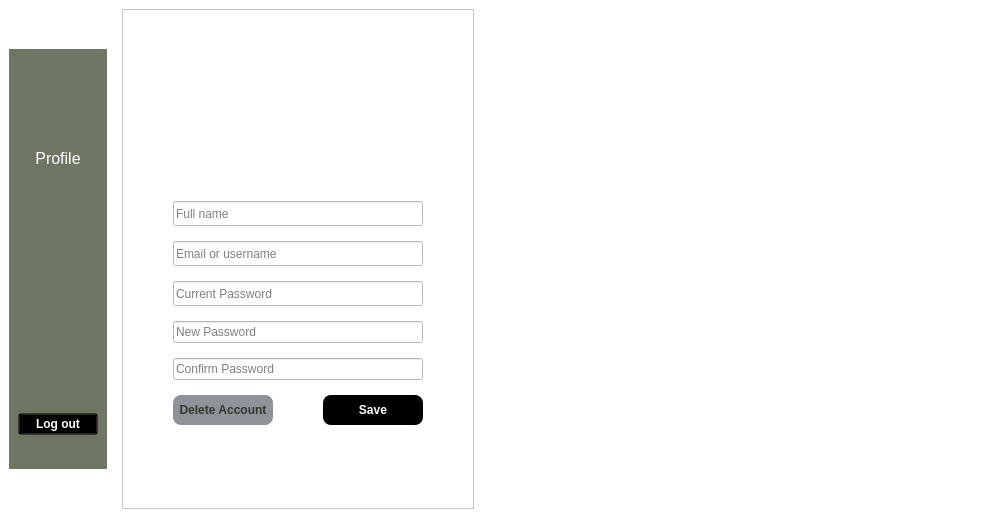
             <widget class="QWidget" name="profile_page">
              <layout class="QHBoxLayout" name="horizontalLayout_2">
               <property name="spacing">
                <number>15</number>
               </property>
               <property name="leftMargin">
                <number>0</number>
               </property>
               <property name="topMargin">
                <number>0</number>
               </property>
               <property name="rightMargin">
                <number>0</number>
               </property>
               <property name="bottomMargin">
                <number>0</number>
               </property>
               <item>
                <widget class="QWidget" name="widget_9" native="true">
                 <property name="styleSheet">
                  <string notr="true">background-color:white</string>
                 </property>
                 <layout class="QHBoxLayout" name="horizontalLayout_5">
                  <property name="spacing">
                   <number>15</number>
                  </property>
                  <item>
                   <layout class="QVBoxLayout" name="verticalLayout_43">
                    <item>
                     <spacer name="verticalSpacer_7">
                      <property name="orientation">
                       <enum>Qt::Vertical</enum>
                      </property>
                      <property name="sizeType">
                       <enum>QSizePolicy::Minimum</enum>
                      </property>
                      <property name="sizeHint" stdset="0">
                       <size>
                        <width>20</width>
                        <height>40</height>
                       </size>
                      </property>
                     </spacer>
                    </item>
                    <item>
                     <widget class="QWidget" name="profile_panel" native="true">
                      <property name="maximumSize">
                       <size>
                        <width>150</width>
                        <height>16777215</height>
                       </size>
                      </property>
                      <property name="styleSheet">
                       <string notr="true">background-color:#6F7664</string>
                      </property>
                      <layout class="QVBoxLayout" name="verticalLayout_44">
                       <item>
                        <layout class="QVBoxLayout" name="verticalLayout_45">
                         <property name="topMargin">
                          <number>25</number>
                         </property>
                         <property name="bottomMargin">
                          <number>25</number>
                         </property>
                         <item>
                          <layout class="QHBoxLayout" name="horizontalLayout_23">
                           <item>
                            <widget class="QLabel" name="profilesidebar_photo_label">
                             <property name="sizePolicy">
                              <sizepolicy hsizetype="Fixed" vsizetype="Fixed">
                               <horstretch>0</horstretch>
                               <verstretch>0</verstretch>
                              </sizepolicy>
                             </property>
                             <property name="minimumSize">
                              <size>
                               <width>60</width>
                               <height>60</height>
                              </size>
                             </property>
                             <property name="maximumSize">
                              <size>
                               <width>60</width>
                               <height>60</height>
                              </size>
                             </property>
                             <property name="styleSheet">
                              <string notr="true"/>
                             </property>
                             <property name="text">
                              <string/>
                             </property>
                             <property name="pixmap">
                              <pixmap>../image/profile_panel_icon.png</pixmap>
                             </property>
                             <property name="scaledContents">
                              <bool>true</bool>
                             </property>
                             <property name="alignment">
                              <set>Qt::AlignCenter</set>
                             </property>
                            </widget>
                           </item>
                          </layout>
                         </item>
                         <item>
                          <widget class="QLabel" name="profilesidebar_label">
                           <property name="minimumSize">
                            <size>
                             <width>0</width>
                             <height>0</height>
                            </size>
                           </property>
                           <property name="maximumSize">
                            <size>
                             <width>16777215</width>
                             <height>30</height>
                            </size>
                           </property>
                           <property name="font">
                            <font>
                             <pointsize>12</pointsize>
                            </font>
                           </property>
                           <property name="styleSheet">
                            <string notr="true">color:white</string>
                           </property>
                           <property name="text">
                            <string>Profile</string>
                           </property>
                           <property name="alignment">
                            <set>Qt::AlignCenter</set>
                           </property>
                          </widget>
                         </item>
                         <item>
                          <spacer name="verticalSpacer_8">
                           <property name="orientation">
                            <enum>Qt::Vertical</enum>
                           </property>
                           <property name="sizeHint" stdset="0">
                            <size>
                             <width>20</width>
                             <height>40</height>
                            </size>
                           </property>
                          </spacer>
                         </item>
                         <item>
                          <widget class="QPushButton" name="profile_logout_button">
                           <property name="font">
                            <font>
                             <weight>75</weight>
                             <bold>true</bold>
                            </font>
                           </property>
                           <property name="cursor">
                            <cursorShape>PointingHandCursor</cursorShape>
                           </property>
                           <property name="styleSheet">
                            <string notr="true">background:transparent;color:white</string>
                           </property>
                           <property name="text">
                            <string>Log out</string>
                           </property>
                           <property name="icon">
                            <iconset>
                             <normaloff>C:/Users/USER/.designer/image/profile_logout.png</normaloff>C:/Users/USER/.designer/image/profile_logout.png</iconset>
                           </property>
                          </widget>
                         </item>
                        </layout>
                       </item>
                      </layout>
                     </widget>
                    </item>
                    <item>
                     <spacer name="verticalSpacer_9">
                      <property name="orientation">
                       <enum>Qt::Vertical</enum>
                      </property>
                      <property name="sizeType">
                       <enum>QSizePolicy::Minimum</enum>
                      </property>
                      <property name="sizeHint" stdset="0">
                       <size>
                        <width>20</width>
                        <height>40</height>
                       </size>
                      </property>
                     </spacer>
                    </item>
                   </layout>
                  </item>
                  <item>
                   <widget class="QFrame" name="frame_5">
                    <property name="frameShape">
                     <enum>QFrame::StyledPanel</enum>
                    </property>
                    <property name="frameShadow">
                     <enum>QFrame::Raised</enum>
                    </property>
                    <layout class="QVBoxLayout" name="verticalLayout_28">
                     <property name="spacing">
                      <number>0</number>
                     </property>
                     <property name="sizeConstraint">
                      <enum>QLayout::SetMinimumSize</enum>
                     </property>
                     <property name="leftMargin">
                      <number>0</number>
                     </property>
                     <property name="topMargin">
                      <number>0</number>
                     </property>
                     <property name="rightMargin">
                      <number>0</number>
                     </property>
                     <property name="bottomMargin">
                      <number>0</number>
                     </property>
                     <item alignment="Qt::AlignHCenter">
                      <widget class="QLabel" name="profile_photo_label">
                       <property name="sizePolicy">
                        <sizepolicy hsizetype="Fixed" vsizetype="Fixed">
                         <horstretch>0</horstretch>
                         <verstretch>0</verstretch>
                        </sizepolicy>
                       </property>
                       <property name="minimumSize">
                        <size>
                         <width>90</width>
                         <height>90</height>
                        </size>
                       </property>
                       <property name="maximumSize">
                        <size>
                         <width>90</width>
                         <height>90</height>
                        </size>
                       </property>
                       <property name="styleSheet">
                        <string notr="true"/>
                       </property>
                       <property name="text">
                        <string/>
                       </property>
                       <property name="pixmap">
                        <pixmap>../image/profile_icon.png</pixmap>
                       </property>
                       <property name="scaledContents">
                        <bool>true</bool>
                       </property>
                       <property name="alignment">
                        <set>Qt::AlignCenter</set>
                       </property>
                      </widget>
                     </item>
                     <item>
                      <layout class="QVBoxLayout" name="verticalLayout_29">
                       <property name="sizeConstraint">
                        <enum>QLayout::SetMinimumSize</enum>
                       </property>
                       <property name="leftMargin">
                        <number>50</number>
                       </property>
                       <property name="topMargin">
                        <number>0</number>
                       </property>
                       <property name="rightMargin">
                        <number>50</number>
                       </property>
                       <property name="bottomMargin">
                        <number>0</number>
                       </property>
                       <item>
                        <layout class="QVBoxLayout" name="verticalLayout_42">
                         <property name="spacing">
                          <number>15</number>
                         </property>
                         <property name="sizeConstraint">
                          <enum>QLayout::SetMinimumSize</enum>
                         </property>
                         <property name="topMargin">
                          <number>15</number>
                         </property>
                         <property name="rightMargin">
                          <number>0</number>
                         </property>
                         <property name="bottomMargin">
                          <number>15</number>
                         </property>
                         <item>
                          <widget class="QLineEdit" name="profile_fullname_lineEdit">
                           <property name="sizePolicy">
                            <sizepolicy hsizetype="Preferred" vsizetype="Preferred">
                             <horstretch>0</horstretch>
                             <verstretch>0</verstretch>
                            </sizepolicy>
                           </property>
                           <property name="minimumSize">
                            <size>
                             <width>250</width>
                             <height>25</height>
                            </size>
                           </property>
                           <property name="maximumSize">
                            <size>
                             <width>16777215</width>
                             <height>25</height>
                            </size>
                           </property>
                           <property name="styleSheet">
                            <string notr="true"/>
                           </property>
                           <property name="text">
                            <string/>
                           </property>
                           <property name="placeholderText">
                            <string>Full name</string>
                           </property>
                          </widget>
                         </item>
                         <item>
                          <widget class="QLineEdit" name="profile_username_lineEdit">
                           <property name="minimumSize">
                            <size>
                             <width>250</width>
                             <height>25</height>
                            </size>
                           </property>
                           <property name="styleSheet">
                            <string notr="true"/>
                           </property>
                           <property name="placeholderText">
                            <string>Email or username</string>
                           </property>
                          </widget>
                         </item>
                         <item>
                          <widget class="QLineEdit" name="profile_currentpassword_lineEdit">
                           <property name="minimumSize">
                            <size>
                             <width>0</width>
                             <height>25</height>
                            </size>
                           </property>
                           <property name="styleSheet">
                            <string notr="true"/>
                           </property>
                           <property name="echoMode">
                            <enum>QLineEdit::PasswordEchoOnEdit</enum>
                           </property>
                           <property name="placeholderText">
                            <string>Current Password</string>
                           </property>
                          </widget>
                         </item>
                         <item>
                          <widget class="QLineEdit" name="profile_newpassword_lineEdit">
                           <property name="echoMode">
                            <enum>QLineEdit::PasswordEchoOnEdit</enum>
                           </property>
                           <property name="placeholderText">
                            <string>New Password</string>
                           </property>
                          </widget>
                         </item>
                         <item>
                          <widget class="QLineEdit" name="profile_confirmpassword_lineEdit">
                           <property name="echoMode">
                            <enum>QLineEdit::PasswordEchoOnEdit</enum>
                           </property>
                           <property name="placeholderText">
                            <string>Confirm Password</string>
                           </property>
                          </widget>
                         </item>
                        </layout>
                       </item>
                       <item>
                        <layout class="QHBoxLayout" name="horizontalLayout_21">
                         <property name="spacing">
                          <number>50</number>
                         </property>
                         <property name="sizeConstraint">
                          <enum>QLayout::SetMaximumSize</enum>
                         </property>
                         <property name="topMargin">
                          <number>0</number>
                         </property>
                         <property name="bottomMargin">
                          <number>40</number>
                         </property>
                         <item>
                          <widget class="QPushButton" name="profile_delete_button">
                           <property name="minimumSize">
                            <size>
                             <width>0</width>
                             <height>30</height>
                            </size>
                           </property>
                           <property name="maximumSize">
                            <size>
                             <width>230</width>
                             <height>30</height>
                            </size>
                           </property>
                           <property name="font">
                            <font>
                             <family>Nirmala UI</family>
                             <weight>75</weight>
                             <bold>true</bold>
                            </font>
                           </property>
                           <property name="cursor">
                            <cursorShape>PointingHandCursor</cursorShape>
                           </property>
                           <property name="styleSheet">
                            <string notr="true">  border-radius: 8px;
  background-color: #8E9299;
  color:#33372C;</string>
                           </property>
                           <property name="text">
                            <string>Delete Account</string>
                           </property>
                          </widget>
                         </item>
                         <item>
                          <widget class="QPushButton" name="profile_save_button">
                           <property name="minimumSize">
                            <size>
                             <width>0</width>
                             <height>30</height>
                            </size>
                           </property>
                           <property name="maximumSize">
                            <size>
                             <width>230</width>
                             <height>30</height>
                            </size>
                           </property>
                           <property name="font">
                            <font>
                             <family>Nirmala UI</family>
                             <weight>75</weight>
                             <bold>true</bold>
                            </font>
                           </property>
                           <property name="cursor">
                            <cursorShape>PointingHandCursor</cursorShape>
                           </property>
                           <property name="styleSheet">
                            <string notr="true">  border-radius: 8px;
  background-color: black;
  color:white;</string>
                           </property>
                           <property name="text">
                            <string>Save</string>
                           </property>
                          </widget>
                         </item>
                        </layout>
                       </item>
                      </layout>
                     </item>
                    </layout>
                   </widget>
                  </item>
                  <item alignment="Qt::AlignHCenter|Qt::AlignVCenter">
                   <widget class="QLabel" name="label">
                    <property name="minimumSize">
                     <size>
                      <width>500</width>
                      <height>500</height>
                     </size>
                    </property>
                    <property name="maximumSize">
                     <size>
                      <width>500</width>
                      <height>500</height>
                     </size>
                    </property>
                    <property name="text">
                     <string/>
                    </property>
                    <property name="pixmap">
                     <pixmap>../image/Account-amico 1.png</pixmap>
                    </property>
                    <property name="scaledContents">
                     <bool>true</bool>
                    </property>
                   </widget>
                  </item>
                 </layout>
                </widget>
               </item>
              </layout>
             </widget>
